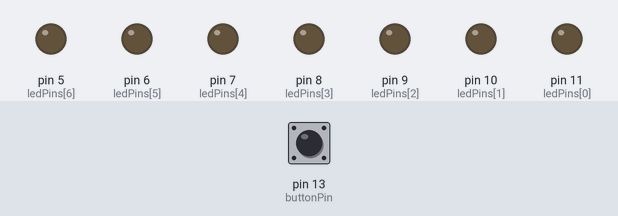
Recording of a sketch running on a simulated Arduino Uno, built with avr-gcc and run on an emulated ATmega328P. Shown: output pins drawn as LEDs (lit = HIGH). Dashed ring = blinking. Inputs (shaded band) come from the test bench; at power-on: pin 13 (buttonPin) HIGH.

Above: at 1.2 s.
1.3 s: pin 13 (buttonPin) pulled LOW for 0.15 s
At 2.6 s:
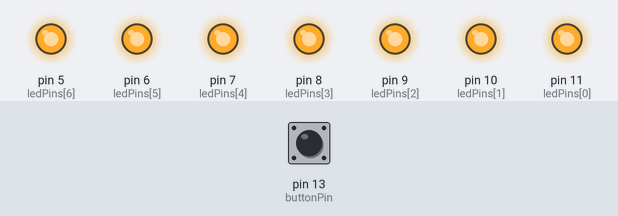
2.9 s: pin 13 (buttonPin) pulled LOW for 3.2 s
At 3.06 s:
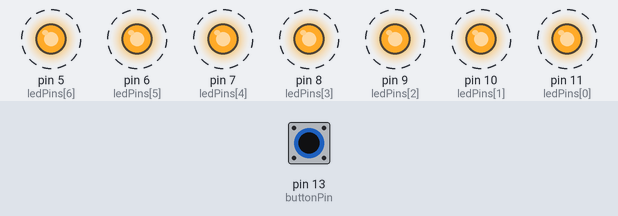
Timing chart, 0 to 7.6 s (numbered marks = the images above; inputs shaded):
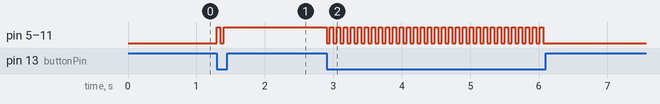

The sketch:

1st_experiment.ino
```cpp
int ledPins[] = {11, 10, 9, 8, 7, 6, 5}; // Array of LED pins
int buttonPin = 13; // Button pin
bool ledsState = false; // Current state of LEDs, initially off
unsigned long lastDebounceTime = 0; // The last time the button state was toggled
unsigned long debounceDelay = 50; // Debounce delay time in milliseconds

void setup()
{
  for (int i = 0; i < 7; i++) {
    pinMode(ledPins[i], OUTPUT);
  }
  pinMode(buttonPin, INPUT_PULLUP);
  Serial.begin(9600);
}

void loop()
{
  int buttonState = digitalRead(buttonPin);

  if (buttonState == LOW)
  {
    unsigned long currentTime = millis();
    if ((currentTime - lastDebounceTime) > debounceDelay)
    {
      ledsState = !ledsState; // Toggle state
      for (int i = 0; i < 7; i++) {
        digitalWrite(ledPins[i], ledsState ? HIGH : LOW); // Set LEDs according to the new state
      }
      lastDebounceTime = currentTime; // Update the last debounce time
    }
  }
}
```

Measured:
- after the input at 1.3 s, pin 5 (ledPins[6]), pin 6 (ledPins[5]), pin 7 (ledPins[4]), pin 8 (ledPins[3]), pin 9 (ledPins[2]), pin 10 (ledPins[1]), pin 11 (ledPins[0]): LOW → HIGH at once, → LOW 0.05 s later, → HIGH 0.05 s later
- after the input at 2.9 s, pin 5 (ledPins[6]), pin 6 (ledPins[5]), pin 7 (ledPins[4]), pin 8 (ledPins[3]), pin 9 (ledPins[2]), pin 10 (ledPins[1]), pin 11 (ledPins[0]): alternates HIGH for 0.05 s and LOW for 0.05 s, 63 changes in all, then stays LOW, starting at once
